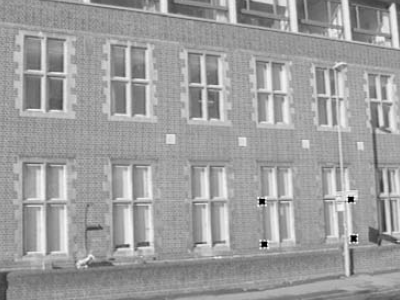
#> input picture Projective transformation/homework4.pbm, 400 x 300 px
$ python Projective-transformation.py
#> lines starting #> are read from the running program, lines starting #| are printed output that depends on the picture
import cv2, math
import numpy as np
import matplotlib.pyplot as plt
from google.colab.patches import cv2_imshow
import numpy as np
from sympy import *
import math

p_vals = np.array([[244, 263, 1], [238, 353, 1], [199, 350, 1], [201, 262,1 ]]) # pixel coords to map FROM image A (from assignment sheet)
q_vals = np.array([[232, 216, 1], [232, 311, 1], [197, 311, 1], [197, 216, 1]]) # pixels to map TO for image B (from assignment sheet)

h1, h2, h3, h4, h5, h6, h7, h8 = symbols(['h1', 'h2', 'h3', 'h4', 'h5', 'h6', 'h7', 'h8'])  # create symbols

H_ = np.array([[h1, h2, h3], [h4, h5, h6], [h7, h8, 1]])  # H matrix with symbols, to be calculated as a linear system

#calculate the values of the h matrix
equations = []

#create equations for h1-h3
for i in range(len(p_vals)):
  mult = H_ @ p_vals[i]
  lhs = mult[0] / mult[2]
  rhs = q_vals[i][0] / q_vals[i][2]
  equations.append(lhs-rhs)

#create equations for h4-h9
for i in range(len(p_vals)):
  mult = H_ @ p_vals[i]
  lhs = mult[1] / mult[2]
  rhs = q_vals[i][1] / q_vals[i][2]
  equations.append(lhs - rhs)

sol = solve(equations, [h1, h2, h3, h4, h5, h6, h7, h8])  # Calculate the values of the matrix from the created equations, as a system
sol['h9'] = 1

h = np.array([x for x in sol.values()], dtype='float').reshape(3,3) # Re-create h matrix after value calculation
print(h)

# Load in the image here
A = cv2.imread("homework4.pbm", cv2.IMREAD_GRAYSCALE)
#> A is the input picture: shape (300, 400); min 0, max 255, mean 158.4
cv2_imshow(A)

inv_h = np.linalg.inv(np.array(h))
old_dim = A.shape
#> old_dim = (300, 400)
new_dim = (300, 370)

# Generate empty image (array) of zeros with the correct dimensions
B = np.zeros(new_dim)

# Calcualte pixels of new image by using the inverse of the transofrmation h
for i in range(new_dim[0]):
  for j in range(new_dim[1]):

    r = inv_h @ np.array([i, j, 1])
    r = np.floor(r/r[2])

    # Make sure that the dimensions are within bounds
    if (r[0] > 0 and r[1] > 0 and r[0] < new_dim[0] and r[1] < old_dim[1]):
      B[i, j] = A[int(r[0]),int(r[1])]
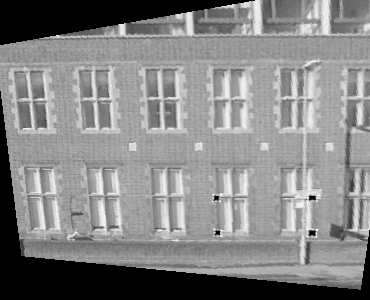
#> B: shape (300, 370) float64; min 0, max 255, mean 132.8

cv2_imshow(B)

# Function to create bilinear interpolation on the input image_pixels with the input dimensions
def bi_interpol(pic, dim):

  # Dimenstions of image after interpolation
#> called with dim = (300, 370)
  new_height = dim[0]
  new_width = dim[1]

  # Dimenstions of pre-interpolated image
  old_height = pic.shape[0]
#> old_height = 300
  old_width = pic.shape[1]
#> old_width = 370

  new_pic = np.zeros([new_height, new_width])

  width_prop = float(old_width - 1)/(new_width-1)
#> width_prop = 1
  height_prop = float(old_height-1)/(new_height-1)
#> height_prop = 1

  # Interpolate image by calculating new pixels
  for i in range(new_height):
    for j in range(new_width):

      x = int(np.floor(width_prop*j))
      y = int(np.floor(height_prop*i))
      x_ = int(np.ceil(width_prop*j))
      y_ = int(np.ceil(height_prop*i))

      x_inten = (width_prop*j)-x
      y_inten = (height_prop*i)-y
      a_1, a_2, a_3, a_4 = pic[y, x], pic[y, x_], pic[y_, x], pic[y_, x_]

      new_pic[i, j] = a_1*(1-x_inten)*(1-y_inten) + a_2*x_inten*(1 - y_inten) + a_3*x_inten*(1-x_inten) + a_4*x_inten*y_inten

  return new_pic

B_inter = bi_interpol(B, new_dim) # Calculate output image after bilinear interpolation

cv2_imshow(B_inter)
